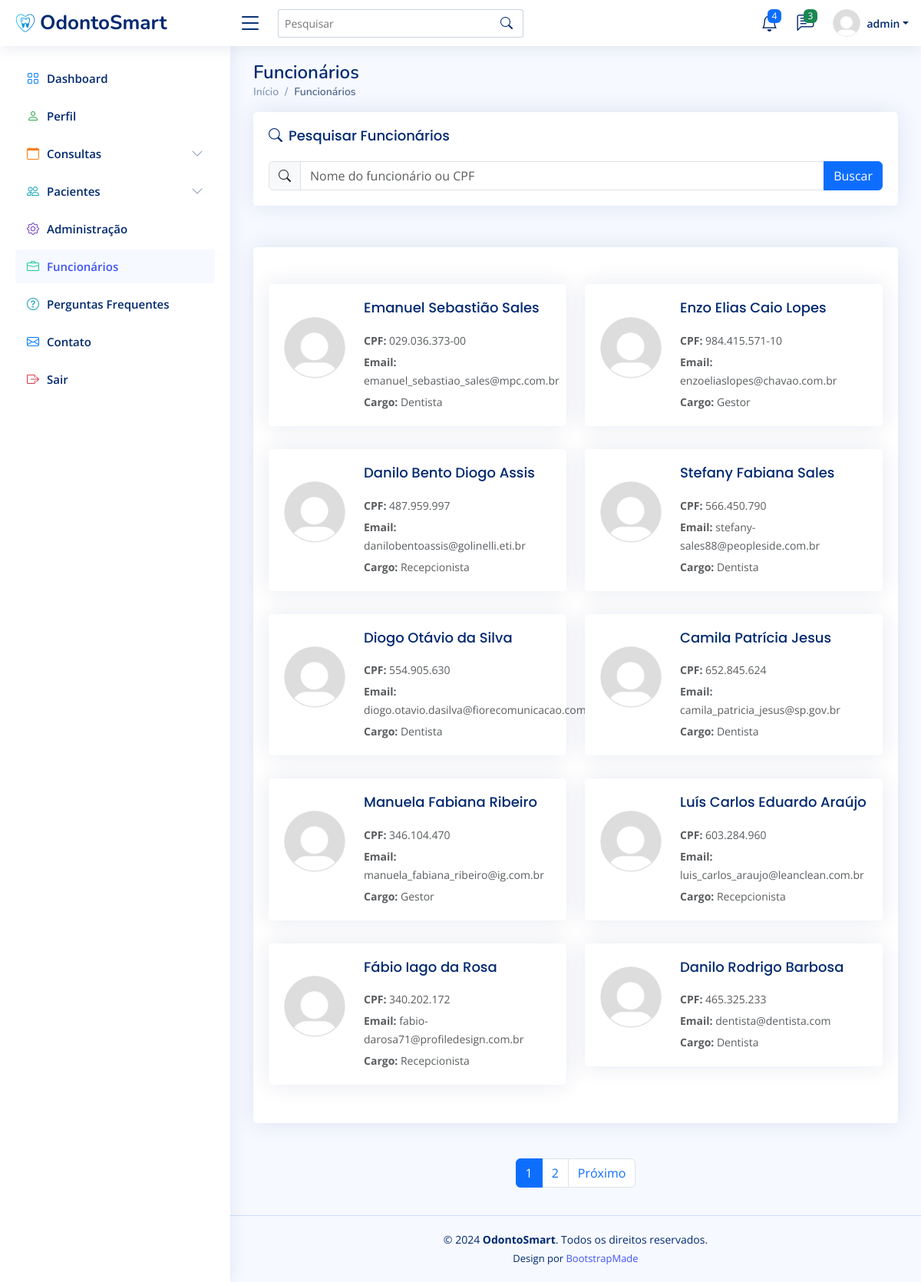
Page /funcionario/ (signed in) on the earlier database version.
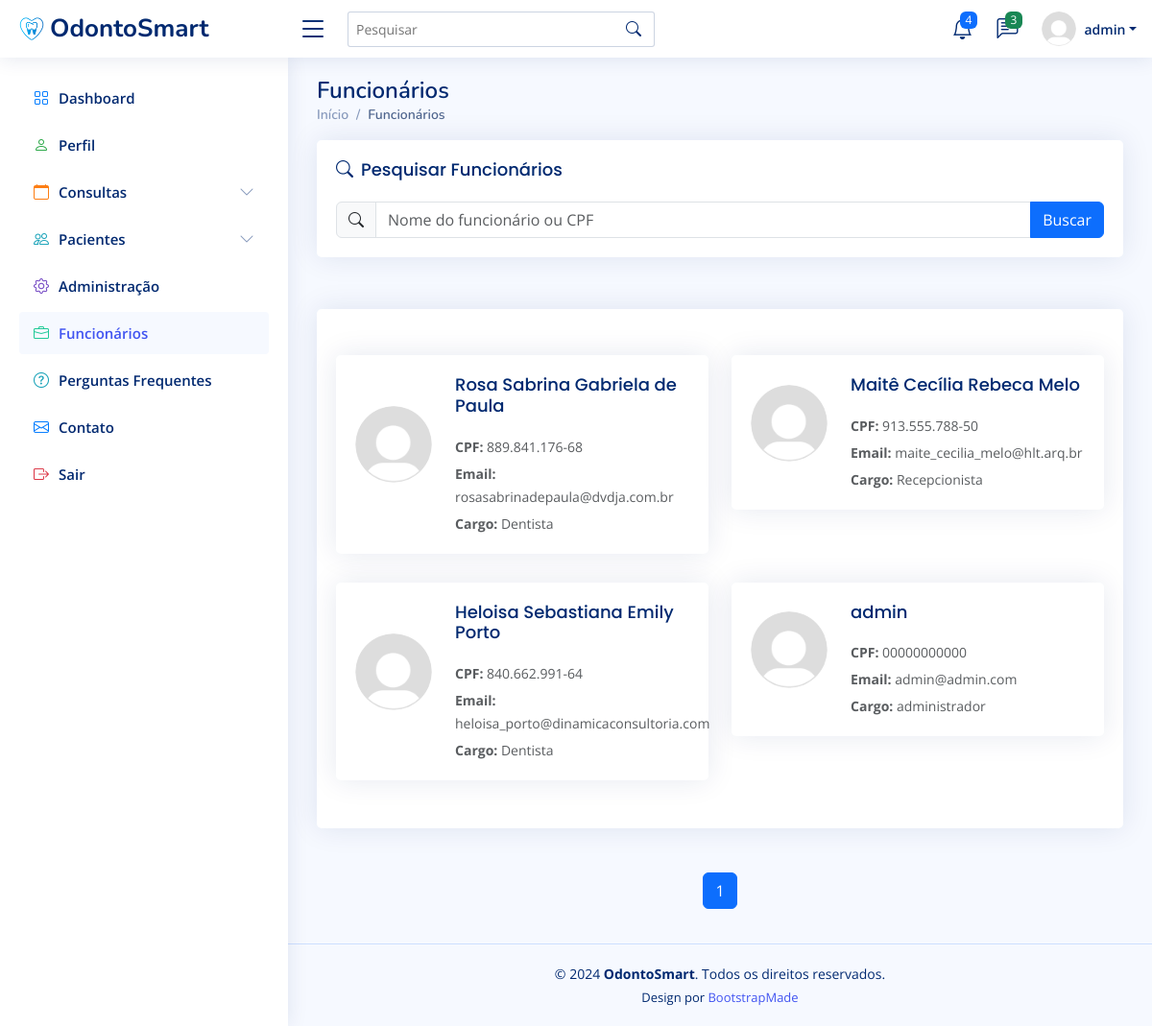
Same page on the later database version.
### clinicaMedica/models.py (models this page shows, shortened)
class Funcionario(AbstractBaseUser, PermissionsMixin):
    SEXO_CHOICES = [
        ('masculino', 'Masculino'),
        ('feminino', 'Feminino'),
    ]
    cpf = models.CharField(max_length=14, unique=True)
    email = models.EmailField(unique=True, blank=False)
    salario = models.DecimalField(max_digits=10, decimal_places=2)
    cargo = models.CharField(max_length=50)
    nome = models.CharField(max_length=50)
    is_first_login = models.BooleanField(default=True)
    is_staff = models.BooleanField(default=False)
    date_joined = models.DateTimeField(verbose_name="Data de Ingresso", default=timezone.now)
    sexo = models.CharField(max_length=15, choices=SEXO_CHOICES, blank=False)
    objects = FuncionarioManager()
    USERNAME_FIELD = 'email'
    REQUIRED_FIELDS = ['cpf', 'nome', 'cargo', 'salario']
    def first_two_names(self):
        parts = self.nome.split()
        if len(parts) == 1:
            name = self.nome
        elif len(parts) == 2:
            name = f"{parts[0]} {parts[1]}"
        else:
            name = f"{parts[0]} {parts[-1]}"
        if hasattr(self, 'dentista'):
            if self.dentista.sexo == 'masculino':
                return f"Dr. {name}"
            else:
                return f"Dra. {name}"
        return name

### clinicaMedica/views.py (the view)
# urls.py: path('funcionario/', views.funcionario, name='funcionario'),
@login_required
def funcionario(request):
    query = request.GET.get('procurar')
    if query:
        lista_de_funcionarios = Funcionario.objects.filter(
            nome__icontains=query
            ).union(
                Funcionario.objects.filter(cpf__icontains=query)
            ).order_by('-id')
    else:
        lista_de_funcionarios = Funcionario.objects.all().order_by('-id')  # Ordena os pacientes pelo id em ordem decrescente
    paginator = Paginator(lista_de_funcionarios, 10)  # Mostra 10 até funcionarios por página
    page_number = request.GET.get('page')
    page_obj = paginator.get_page(page_number)
    return render(request, 'pages.funcionario.html', {'page_obj': page_obj, 'query':query})

### clinicaMedica/templates/pages.funcionario.html (shortened to what the changed rows need)
{% load static %}
<!DOCTYPE html>
<html lang="pt-br">
  <head>
    <link
      href="{% static 'vendor/bootstrap/css/bootstrap.min.css' %}"
      rel="stylesheet"
    />
    <link
      href="{% static 'vendor/bootstrap-icons/bootstrap-icons.css' %}"
      rel="stylesheet"
    />
    <link
      href="{% static 'vendor/boxicons/css/boxicons.min.css' %}"
      rel="stylesheet"
    />
    <link href="{% static 'vendor/quill/quill.snow.css' %}" rel="stylesheet" />
    <link
      href="{% static 'vendor/quill/quill.bubble.css' %}"
      rel="stylesheet"
    />
    <link
      href="{% static 'vendor/remixicon/remixicon.css' %}"
      rel="stylesheet"
    />
    <link
      href="{% static 'vendor/simple-datatables/style.css' %}"
      rel="stylesheet"
    />
    <link href="{% static 'css/style.css' %}" rel="stylesheet" />
  </head>
  <body>
    <header id="header" class="header fixed-top d-flex align-items-center">
      <nav class="header-nav ms-auto">
        <ul class="d-flex align-items-center">
          <li class="nav-item dropdown pe-3">
            <a
              class="nav-link nav-profile d-flex align-items-center pe-0"
              href="#"
              data-bs-toggle="dropdown"
            >
              <img
                src="{% static 'img/profile-img.png' %}"
                alt="Perfil"
                class="rounded-circle"
              />
              <span class="d-none d-md-block dropdown-toggle ps-2"
                >{{ user.first_two_names }}</span
              > </a
            >
          </li>
        </ul>
      </nav>
    </header>
    <main id="main" class="main">
      <div class="pagetitle">
        <h1>Funcionários</h1>
      </div>
      <section class="card">
        <div class="card-body">
          <div class="row mt-5" id="funcionarioList">
            {% for funcionario in page_obj %}
            <div class="col-lg-6">
              <div class="card funcionario-card">
                <div class="card-body">
                  <div class="d-flex align-items-center">
                    <img
                      src="{% static 'img/profile-img.png' %}"
                      alt="{{ funcionario.nome }}"
                      class="funcionario-img me-4"
                    />
                    <div>
                      <h5 class="card-title mb-1">{{ funcionario.nome }}</h5>
                      <p class="card-text mb-1">
                        <small class="text-muted"
                          ><strong>CPF:</strong> {{ funcionario.cpf }}</small
                        >
                      </p>
                      <p class="card-text mb-1">
                        <small class="text-muted"
                          ><strong>Email:</strong> {{ funcionario.email }}</small
                        >
                      </p>
                      <p class="card-text">
                        <small class="text-muted"
                          ><strong>Cargo:</strong> {{ funcionario.cargo }}</small
                        >
                      </p>
                    </div>
                  </div>
                </div>
              </div>
            </div>
            {% endfor %}
          </div>
        </div>
      </section>
      <nav aria-label="Page navigation" class="pt-3">
        <ul class="pagination justify-content-center">
           {% for num in page_obj.paginator.page_range %}
          <li
            class="page-item {% if page_obj.number == num %}active{% endif %}"
          >
            <a class="page-link" href="?page={{ num }}">{{ num }}</a>
          </li>
          {% endfor %} {% if page_obj.has_next %}
          <li class="page-item">
            <a class="page-link" href="?page={{ page_obj.next_page_number }}"
              >Próximo</a
            >
          </li>
          {% endif %}
        </ul>
      </nav>
    </main>
  </body>
</html>

Differences in the rows shown:
removed Funcionario: nome "Emanuel Sebastião Sales", cpf "029.036.373-00", email "emanuel_sebastiao_sales@mpc.com.br", cargo "Dentista"
removed Funcionario: nome "Enzo Elias Caio Lopes", cpf "984.415.571-10", email "enzoeliaslopes@chavao.com.br", cargo "Gestor"
removed Funcionario: nome "Danilo Bento Diogo Assis", cpf "487.959.997", email "danilobentoassis@golinelli.eti.br", cargo "Recepcionista"
removed Funcionario: nome "Stefany Fabiana Sales", cpf "566.450.790", email "stefany-sales88@peopleside.com.br", cargo "Dentista"
removed Funcionario: nome "Diogo Otávio da Silva", cpf "554.905.630", email "diogo.otavio.dasilva@fiorecomunicacao.com.br", cargo "Dentista"
removed Funcionario: nome "Camila Patrícia Jesus", cpf "652.845.624", email "camila_patricia_jesus@sp.gov.br", cargo "Dentista"
removed Funcionario: nome "Manuela Fabiana Ribeiro", cpf "346.104.470", email "manuela_fabiana_ribeiro@ig.com.br", cargo "Gestor"
removed Funcionario: nome "Luís Carlos Eduardo Araújo", cpf "603.284.960", email "luis_carlos_araujo@leanclean.com.br", cargo "Recepcionista"
removed Funcionario: nome "Fábio Iago da Rosa", cpf "340.202.172", email "fabio-darosa71@profiledesign.com.br", cargo "Recepcionista"
removed Funcionario: nome "Danilo Rodrigo Barbosa", cpf "465.325.233", email "dentista@dentista.com", cargo "Dentista"
now on one of the page's lists (row edited): Funcionario: nome "admin", cpf "00000000000", email "admin@admin.com", cargo "administrador"
added Funcionario: nome "Rosa Sabrina Gabriela de Paula", cpf "889.841.176-68", email "rosasabrinadepaula@dvdja.com.br", cargo "Dentista"
now on this page (row edited): Funcionario: nome "Maitê Cecília Rebeca Melo", cpf "913.555.788-50", email "maite_cecilia_melo@hlt.arq.br", cargo "Recepcionista"
now on this page (row edited): Funcionario: nome "Heloisa Sebastiana Emily Porto", cpf "840.662.991-64", email "heloisa_porto@dinamicaconsultoria.com", cargo "Dentista"
Other differences:
list line gone: "2"
text no longer shown: "Próximo"
